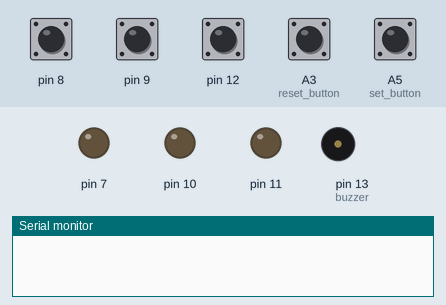
Simulated run of this sketch. Board: Arduino Uno, built with avr-gcc and run on an emulated ATmega328P. Shown: output pins drawn as LEDs (lit = HIGH), buzzer (waves = sounding), the last lines printed to the serial monitor. Inputs (shaded band) come from the test bench; at power-on: A3 (reset_button), A5 (set_button), pin 8, pin 9, pin 12 HIGH.

Above: at 1.2 s.
1.3 s: A5 (set_button) pulled LOW for 0.15 s
At 1.6 s:
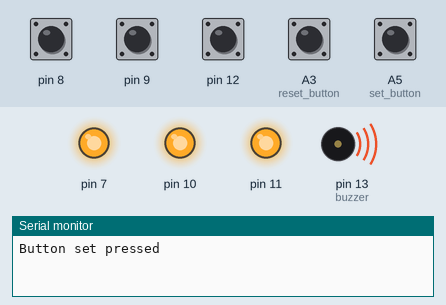
4.4 s: pin 8 pulled LOW for 1 s
7.4 s: pin 9 pulled LOW for 0.15 s
At 8.7 s:
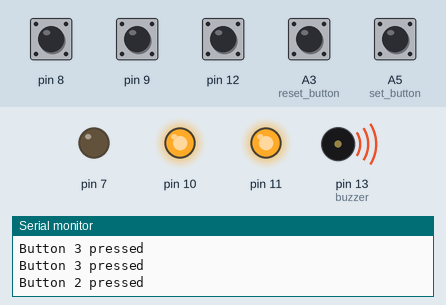
10.4 s: pin 12 pulled LOW for 1 s
At 12.8 s:
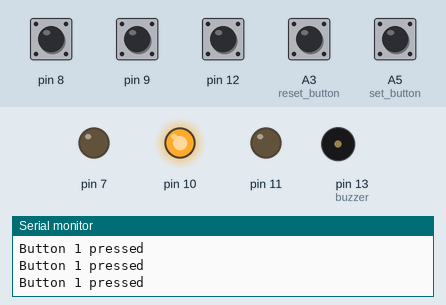
13.4 s: A3 (reset_button) pulled LOW for 0.15 s
At 14.4 s:
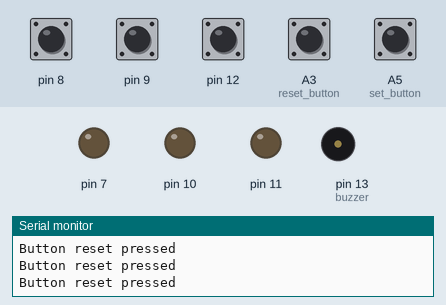
15.0 s: A5 (set_button) pulled LOW for 1 s
At 16.15 s:
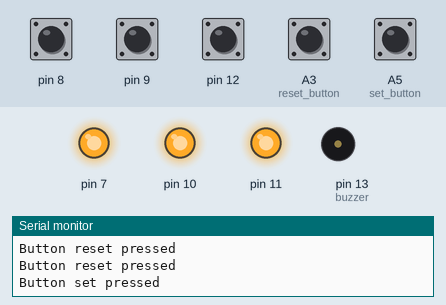
Timing chart, 0 to 19.9 s (numbered marks = the images above; inputs shaded):
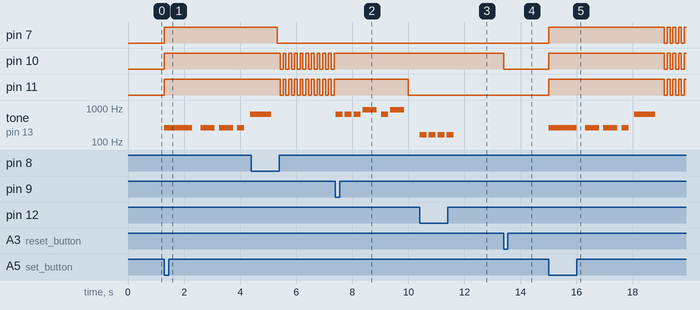

The sketch:

gameButton.ino
```cpp
#define NOTE_B0  31
#define NOTE_C1  33
#define NOTE_CS1 35
#define NOTE_D1  37
#define NOTE_DS1 39
#define NOTE_E1  41
#define NOTE_F1  44
#define NOTE_FS1 46
#define NOTE_G1  49
#define NOTE_GS1 52
#define NOTE_A1  55
#define NOTE_AS1 58
#define NOTE_B1  62
#define NOTE_C2  65
#define NOTE_CS2 69
#define NOTE_D2  73
#define NOTE_DS2 78
#define NOTE_E2  82
#define NOTE_F2  87
#define NOTE_FS2 93
#define NOTE_G2  98
#define NOTE_GS2 104
#define NOTE_A2  110
#define NOTE_AS2 117
#define NOTE_B2  123
#define NOTE_C3  131
#define NOTE_CS3 139
#define NOTE_D3  147
#define NOTE_DS3 156
#define NOTE_E3  165
#define NOTE_F3  175
#define NOTE_FS3 185
#define NOTE_G3  196
#define NOTE_GS3 208
#define NOTE_A3  220
#define NOTE_AS3 233
#define NOTE_B3  247
#define NOTE_C4  262
#define NOTE_CS4 277
#define NOTE_D4  294
#define NOTE_DS4 311
#define NOTE_E4  330
#define NOTE_F4  349
#define NOTE_FS4 370
#define NOTE_G4  392
#define NOTE_GS4 415
#define NOTE_A4  440
#define NOTE_AS4 466
#define NOTE_B4  494
#define NOTE_C5  523
#define NOTE_CS5 554
#define NOTE_D5  587
#define NOTE_DS5 622
#define NOTE_E5  659
#define NOTE_F5  698
#define NOTE_FS5 740
#define NOTE_G5  784
#define NOTE_GS5 831
#define NOTE_A5  880
#define NOTE_AS5 932
#define NOTE_B5  988
#define NOTE_C6  1047
#define NOTE_CS6 1109
#define NOTE_D6  1175
#define NOTE_DS6 1245
#define NOTE_E6  1319
#define NOTE_F6  1397
#define NOTE_FS6 1480
#define NOTE_G6  1568
#define NOTE_GS6 1661
#define NOTE_A6  1760
#define NOTE_AS6 1865
#define NOTE_B6  1976
#define NOTE_C7  2093
#define NOTE_CS7 2217
#define NOTE_D7  2349
#define NOTE_DS7 2489
#define NOTE_E7  2637
#define NOTE_F7  2794
#define NOTE_FS7 2960
#define NOTE_G7  3136
#define NOTE_GS7 3322
#define NOTE_A7  3520
#define NOTE_AS7 3729
#define NOTE_B7  3951
#define NOTE_C8  4186
#define NOTE_CS8 4435
#define NOTE_D8  4699
#define NOTE_DS8 4978

// First value is amount of elements
int melody_1[] = {7, NOTE_E5, NOTE_E5, NOTE_E5, NOTE_A5, NOTE_E5, NOTE_A5};
int duration_1[] =   {0, 250,    250,    250,    500,    250,    500};

int melody_start[] = {7, NOTE_C4,   NOTE_C4,   NOTE_C4,   NOTE_C4, 0,   NOTE_E5};
int duration_start[] =   {0, 1000,   500,      500,       250,     100, 750};

int melody_error[] = {2, NOTE_E3};
int duration_error[] =   {0, 250};

int cable_1_led = 11;
int cable_1_button = 12;
int cable_2_led = 10;
int cable_2_button = 9;
int cable_3_led = 7;
int cable_3_button = 8;
int buzzer = 13;
int set_button = A5;
int reset_button = A3;
int status = 1;

void play_melody(int melody[], int duration[]) {
  for (int i = 1; i < melody[0]; i++) {
    if (melody[i] != 0) {
      tone(buzzer, melody[i]);
    }
    delay(duration[i]);
    noTone(buzzer);
    delay(duration[i] * 0.3);
  }
}

class button {
    int button_number;
    int led_pin;
    int button_pin;
    boolean too_fast = false;
    unsigned long too_fast_time = millis();
    int button_blink = 0;
    unsigned long previous_time = millis();
    boolean is_winner = false;
    boolean is_pressed = false;

  public:
    button(int in_button_number, int in_pin_led, int in_pin_button) {
      led_pin = in_pin_led;
      button_pin = in_pin_button;
      button_number = in_button_number;
      pinMode(led_pin, OUTPUT);
      pinMode(button_pin, INPUT_PULLUP);

    }
    void reset() {
      button_blink = 0;
      is_winner = false;
      previous_time = millis();
      light_off();
      too_fast = false;
      is_pressed = false;
    }

    void light_on() {
      digitalWrite(led_pin, HIGH);
    }
    void light_off() {
      digitalWrite(led_pin, LOW);
    }

    void light_winner() {
      if (is_winner) {
        light_on();
      } else {
        light_off();
      }
    }

    void check_pressed() {
      if (digitalRead(button_pin) == LOW) {
        Serial.print("Button ");
        Serial.print(button_number);
        Serial.println(" pressed");
        if (too_fast) {
          // Reset timer again for being too fast.
          too_fast_time = millis();
          light_off();
        } else if (status == 1) {
          // pressing too early
          light_off();
          too_fast_time = millis();
          too_fast = true;
          Serial.println("Too fast");
        } else if (status == 2) {
          is_winner = true;
          play_melody( melody_1, duration_1 );
          status = 3;
        } else {
          play_melody( melody_error, duration_error );
        }
      }
    }

    void update() {
      check_pressed();

      switch (status) {
        case 1:
          break;
        case 2:
          if (millis() < too_fast_time + 5000) {
            button_blink = 0;
          } else if (millis() - 100 > previous_time) {
            too_fast = false;
            previous_time = millis();
            if ( button_blink == 0) {
              button_blink = 1;
              light_on();
            } else {
              button_blink = 0;
              light_off();
            }
          }
          break;
        case 3:
          // A winner is found
          light_winner();
          break;
        default:
          break;
      }
    }
};

button button_1(1, cable_1_led, cable_1_button);
button button_2(2, cable_2_led, cable_2_button);
button button_3(3, cable_3_led, cable_3_button);

void setup() {
  Serial.begin(9600);
  pinMode(set_button, INPUT_PULLUP);
  pinMode(reset_button, INPUT_PULLUP);
  pinMode(buzzer, OUTPUT);
}

/*
  LOGIK

  1. Nollställd
  Inga lampor lyser
  Ingen kan trycka
  Om någon trycker inaktiveras knappen i 5 sekunder

  2. Primad
  Alla lampor blinkar
  Om någon har en inaktiverad knapp gör ett tryck att man får vänta 5 sek till
  Den som trycker först winner

  3. Vinst
  Lampan som tryckte är tänd
  Alla andra släkta
  Ingen kan trycka

  SET
  Sätter alltid till primad

  RESET
  Sätter alltid till nollställd
*/

void loop() {

  button_1.update();
  button_2.update();
  button_3.update();

  int buttonVal_set = digitalRead(set_button);
  if (buttonVal_set == LOW) {
    if (status == 1) {
      Serial.println("Button set pressed");
      button_1.light_on();
      button_2.light_on();
      button_3.light_on();
      play_melody( melody_start, duration_start );
      // Check for cheating by pressing the button to early
      button_1.update();
      button_2.update();
      button_3.update();
      status = 2;
    } else {
      play_melody( melody_error, duration_error );
    }
  }

  int buttonVal_reset = digitalRead(reset_button);
  if (buttonVal_reset == LOW) {
    Serial.println("Button reset pressed");
    status = 1;
    button_1.reset();
    button_2.reset();
    button_3.reset();
  }
}
```

Measured:
- after the input at 1.3 s, pin 7, pin 10, pin 11: LOW → HIGH at once; tone on pin 13 (buzzer): plays 262 Hz for 1.0 s, 262 Hz for 0.50 s, 262 Hz for 0.50 s, 262 Hz for 0.25 s, 659 Hz for 0.04 s, starting at once
- after the input at 7.4 s, pin 10: stops changing and stays HIGH; tone on pin 13 (buzzer): plays 659 Hz for 0.25 s, 659 Hz for 0.25 s, 659 Hz for 0.25 s, 880 Hz for 0.50 s, 659 Hz for 0.25 s, 880 Hz for 0.50 s, starting at once
- after the input at 10.4 s, tone on pin 13 (buzzer): alternates 165 Hz for 0.25 s and silent for 0.08 s, 8 changes in all, then stays silent, starting at once
- after the input at 13.4 s, pin 10: HIGH → LOW at once
- after the input at 15.0 s, pin 7, pin 10, pin 11: LOW → HIGH at once, then repeats every 0.20 s: LOW 0.10 s, HIGH 0.10 s; tone on pin 13 (buzzer): plays 262 Hz for 1.0 s, 262 Hz for 0.50 s, 262 Hz for 0.50 s, 262 Hz for 0.25 s, 659 Hz for 0.75 s, starting at once
